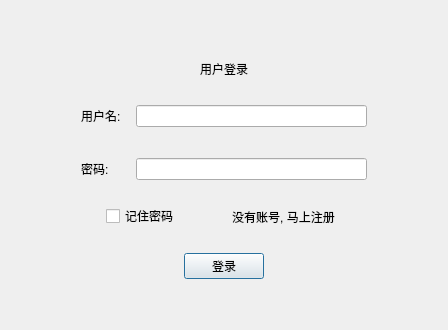
<?xml version="1.0" encoding="UTF-8"?>
<ui version="4.0">
 <class>Login</class>
 <widget class="QDialog" name="Login">
  <property name="geometry">
   <rect>
    <x>0</x>
    <y>0</y>
    <width>448</width>
    <height>330</height>
   </rect>
  </property>
  <property name="windowTitle">
   <string>Dialog</string>
  </property>
  <layout class="QVBoxLayout" name="verticalLayout">
   <item>
    <widget class="MyTitleBar" name="titleBar" native="true"/>
   </item>
   <item>
    <widget class="QStackedWidget" name="stackedWidget">
     <property name="currentIndex">
      <number>0</number>
     </property>
     <widget class="QWidget" name="loginPage">
      <layout class="QHBoxLayout" name="horizontalLayout_3">
       <item>
        <spacer name="horizontalSpacer_6">
         <property name="orientation">
          <enum>Qt::Horizontal</enum>
         </property>
         <property name="sizeHint" stdset="0">
          <size>
           <width>0</width>
           <height>20</height>
          </size>
         </property>
        </spacer>
       </item>
       <item>
        <widget class="QWidget" name="widget" native="true">
         <layout class="QVBoxLayout" name="verticalLayout_2">
          <item>
           <spacer name="verticalSpacer">
            <property name="orientation">
             <enum>Qt::Vertical</enum>
            </property>
            <property name="sizeHint" stdset="0">
             <size>
              <width>20</width>
              <height>40</height>
             </size>
            </property>
           </spacer>
          </item>
          <item>
           <spacer name="verticalSpacer_9">
            <property name="orientation">
             <enum>Qt::Vertical</enum>
            </property>
            <property name="sizeHint" stdset="0">
             <size>
              <width>20</width>
              <height>40</height>
             </size>
            </property>
           </spacer>
          </item>
          <item>
           <widget class="QLabel" name="loginTitle">
            <property name="text">
             <string>用户登录</string>
            </property>
            <property name="alignment">
             <set>Qt::AlignCenter</set>
            </property>
           </widget>
          </item>
          <item>
           <spacer name="verticalSpacer_8">
            <property name="orientation">
             <enum>Qt::Vertical</enum>
            </property>
            <property name="sizeHint" stdset="0">
             <size>
              <width>20</width>
              <height>40</height>
             </size>
            </property>
           </spacer>
          </item>
          <item>
           <widget class="QWidget" name="widget_5" native="true">
            <layout class="QGridLayout" name="gridLayout">
             <property name="horizontalSpacing">
              <number>0</number>
             </property>
             <item row="0" column="2">
              <widget class="QLineEdit" name="userName_login"/>
             </item>
             <item row="2" column="0">
              <widget class="QLabel" name="label_3">
               <property name="text">
                <string>密码:</string>
               </property>
              </widget>
             </item>
             <item row="2" column="2">
              <widget class="QLineEdit" name="passwd_login"/>
             </item>
             <item row="0" column="0">
              <widget class="QLabel" name="label_2">
               <property name="text">
                <string>用户名:</string>
               </property>
              </widget>
             </item>
             <item row="0" column="1">
              <spacer name="horizontalSpacer_10">
               <property name="orientation">
                <enum>Qt::Horizontal</enum>
               </property>
               <property name="sizeType">
                <enum>QSizePolicy::Fixed</enum>
               </property>
               <property name="sizeHint" stdset="0">
                <size>
                 <width>15</width>
                 <height>20</height>
                </size>
               </property>
              </spacer>
             </item>
             <item row="1" column="0">
              <spacer name="verticalSpacer_7">
               <property name="orientation">
                <enum>Qt::Vertical</enum>
               </property>
               <property name="sizeType">
                <enum>QSizePolicy::Fixed</enum>
               </property>
               <property name="sizeHint" stdset="0">
                <size>
                 <width>20</width>
                 <height>25</height>
                </size>
               </property>
              </spacer>
             </item>
            </layout>
           </widget>
          </item>
          <item>
           <widget class="QWidget" name="widget_2" native="true">
            <layout class="QHBoxLayout" name="horizontalLayout">
             <item>
              <spacer name="horizontalSpacer">
               <property name="orientation">
                <enum>Qt::Horizontal</enum>
               </property>
               <property name="sizeType">
                <enum>QSizePolicy::Fixed</enum>
               </property>
               <property name="sizeHint" stdset="0">
                <size>
                 <width>25</width>
                 <height>20</height>
                </size>
               </property>
              </spacer>
             </item>
             <item>
              <widget class="QCheckBox" name="rememberPwd">
               <property name="text">
                <string>记住密码</string>
               </property>
              </widget>
             </item>
             <item>
              <spacer name="horizontalSpacer_3">
               <property name="orientation">
                <enum>Qt::Horizontal</enum>
               </property>
               <property name="sizeHint" stdset="0">
                <size>
                 <width>40</width>
                 <height>20</height>
                </size>
               </property>
              </spacer>
             </item>
             <item>
              <widget class="QToolButton" name="regAccount">
               <property name="text">
                <string>没有账号, 马上注册</string>
               </property>
               <property name="autoRaise">
                <bool>true</bool>
               </property>
              </widget>
             </item>
             <item>
              <spacer name="horizontalSpacer_2">
               <property name="orientation">
                <enum>Qt::Horizontal</enum>
               </property>
               <property name="sizeType">
                <enum>QSizePolicy::Fixed</enum>
               </property>
               <property name="sizeHint" stdset="0">
                <size>
                 <width>25</width>
                 <height>20</height>
                </size>
               </property>
              </spacer>
             </item>
            </layout>
           </widget>
          </item>
          <item>
           <widget class="QWidget" name="widget_3" native="true">
            <layout class="QHBoxLayout" name="horizontalLayout_2">
             <item>
              <spacer name="horizontalSpacer_4">
               <property name="orientation">
                <enum>Qt::Horizontal</enum>
               </property>
               <property name="sizeHint" stdset="0">
                <size>
                 <width>40</width>
                 <height>20</height>
                </size>
               </property>
              </spacer>
             </item>
             <item>
              <widget class="QPushButton" name="loginButton">
               <property name="text">
                <string>登录</string>
               </property>
              </widget>
             </item>
             <item>
              <spacer name="horizontalSpacer_5">
               <property name="orientation">
                <enum>Qt::Horizontal</enum>
               </property>
               <property name="sizeHint" stdset="0">
                <size>
                 <width>40</width>
                 <height>20</height>
                </size>
               </property>
              </spacer>
             </item>
            </layout>
           </widget>
          </item>
          <item>
           <spacer name="verticalSpacer_2">
            <property name="orientation">
             <enum>Qt::Vertical</enum>
            </property>
            <property name="sizeHint" stdset="0">
             <size>
              <width>20</width>
              <height>40</height>
             </size>
            </property>
           </spacer>
          </item>
         </layout>
        </widget>
       </item>
       <item>
        <spacer name="horizontalSpacer_7">
         <property name="orientation">
          <enum>Qt::Horizontal</enum>
         </property>
         <property name="sizeHint" stdset="0">
          <size>
           <width>0</width>
           <height>20</height>
          </size>
         </property>
        </spacer>
       </item>
      </layout>
     </widget>
     <widget class="QWidget" name="regPage">
      <layout class="QHBoxLayout" name="horizontalLayout_6">
       <item>
        <spacer name="horizontalSpacer_14">
         <property name="orientation">
          <enum>Qt::Horizontal</enum>
         </property>
         <property name="sizeHint" stdset="0">
          <size>
           <width>40</width>
           <height>20</height>
          </size>
         </property>
        </spacer>
       </item>
       <item>
        <widget class="QWidget" name="widget_6" native="true">
         <property name="minimumSize">
          <size>
           <width>300</width>
           <height>0</height>
          </size>
         </property>
         <layout class="QVBoxLayout" name="verticalLayout_3">
          <item>
           <spacer name="verticalSpacer_3">
            <property name="orientation">
             <enum>Qt::Vertical</enum>
            </property>
            <property name="sizeHint" stdset="0">
             <size>
              <width>20</width>
              <height>40</height>
             </size>
            </property>
           </spacer>
          </item>
          <item>
           <widget class="QLabel" name="registerTitle">
            <property name="text">
             <string>用户注册</string>
            </property>
            <property name="alignment">
             <set>Qt::AlignCenter</set>
            </property>
           </widget>
          </item>
          <item>
           <widget class="QWidget" name="widget_7" native="true">
            <layout class="QGridLayout" name="gridLayout_2">
             <item row="0" column="0">
              <widget class="QLabel" name="label_5">
               <property name="text">
                <string>用户名:</string>
               </property>
              </widget>
             </item>
             <item row="3" column="0">
              <widget class="QLabel" name="label_8">
               <property name="text">
                <string>确认密码:</string>
               </property>
              </widget>
             </item>
             <item row="0" column="2">
              <widget class="QLineEdit" name="lineEdit_3"/>
             </item>
             <item row="2" column="0">
              <widget class="QLabel" name="label_6">
               <property name="text">
                <string>密码:</string>
               </property>
              </widget>
             </item>
             <item row="6" column="2">
              <widget class="QLineEdit" name="lineEdit_5"/>
             </item>
             <item row="2" column="2">
              <widget class="QLineEdit" name="lineEdit_4"/>
             </item>
             <item row="5" column="2">
              <widget class="QLineEdit" name="lineEdit_6"/>
             </item>
             <item row="3" column="2">
              <widget class="QLineEdit" name="lineEdit_8"/>
             </item>
             <item row="1" column="0">
              <widget class="QLabel" name="label_10">
               <property name="text">
                <string>昵称:</string>
               </property>
              </widget>
             </item>
             <item row="6" column="0">
              <widget class="QLabel" name="label_7">
               <property name="text">
                <string>邮箱:</string>
               </property>
              </widget>
             </item>
             <item row="5" column="0">
              <widget class="QLabel" name="label_9">
               <property name="text">
                <string>电话:</string>
               </property>
              </widget>
             </item>
             <item row="1" column="2">
              <widget class="QLineEdit" name="lineEdit_7"/>
             </item>
             <item row="0" column="1">
              <spacer name="horizontalSpacer_11">
               <property name="orientation">
                <enum>Qt::Horizontal</enum>
               </property>
               <property name="sizeType">
                <enum>QSizePolicy::Fixed</enum>
               </property>
               <property name="sizeHint" stdset="0">
                <size>
                 <width>15</width>
                 <height>20</height>
                </size>
               </property>
              </spacer>
             </item>
            </layout>
           </widget>
          </item>
          <item>
           <widget class="QWidget" name="widget_9" native="true">
            <layout class="QHBoxLayout" name="horizontalLayout_5">
             <item>
              <spacer name="horizontalSpacer_12">
               <property name="orientation">
                <enum>Qt::Horizontal</enum>
               </property>
               <property name="sizeHint" stdset="0">
                <size>
                 <width>40</width>
                 <height>20</height>
                </size>
               </property>
              </spacer>
             </item>
             <item>
              <widget class="QPushButton" name="registreBtn">
               <property name="text">
                <string>注册</string>
               </property>
              </widget>
             </item>
             <item>
              <spacer name="horizontalSpacer_13">
               <property name="orientation">
                <enum>Qt::Horizontal</enum>
               </property>
               <property name="sizeHint" stdset="0">
                <size>
                 <width>40</width>
                 <height>20</height>
                </size>
               </property>
              </spacer>
             </item>
            </layout>
           </widget>
          </item>
          <item>
           <spacer name="verticalSpacer_4">
            <property name="orientation">
             <enum>Qt::Vertical</enum>
            </property>
            <property name="sizeHint" stdset="0">
             <size>
              <width>20</width>
              <height>40</height>
             </size>
            </property>
           </spacer>
          </item>
         </layout>
        </widget>
       </item>
       <item>
        <spacer name="horizontalSpacer_8">
         <property name="orientation">
          <enum>Qt::Horizontal</enum>
         </property>
         <property name="sizeHint" stdset="0">
          <size>
           <width>39</width>
           <height>20</height>
          </size>
         </property>
        </spacer>
       </item>
      </layout>
     </widget>
     <widget class="QWidget" name="netSetPage">
      <layout class="QHBoxLayout" name="horizontalLayout_8">
       <item>
        <spacer name="horizontalSpacer_18">
         <property name="orientation">
          <enum>Qt::Horizontal</enum>
         </property>
         <property name="sizeHint" stdset="0">
          <size>
           <width>31</width>
           <height>20</height>
          </size>
         </property>
        </spacer>
       </item>
       <item>
        <widget class="QWidget" name="widget_8" native="true">
         <property name="minimumSize">
          <size>
           <width>300</width>
           <height>0</height>
          </size>
         </property>
         <layout class="QVBoxLayout" name="verticalLayout_4">
          <item>
           <spacer name="verticalSpacer_5">
            <property name="orientation">
             <enum>Qt::Vertical</enum>
            </property>
            <property name="sizeHint" stdset="0">
             <size>
              <width>20</width>
              <height>40</height>
             </size>
            </property>
           </spacer>
          </item>
          <item>
           <widget class="QLabel" name="serverSetTitle">
            <property name="text">
             <string>服务器设置</string>
            </property>
            <property name="alignment">
             <set>Qt::AlignCenter</set>
            </property>
           </widget>
          </item>
          <item>
           <spacer name="verticalSpacer_10">
            <property name="orientation">
             <enum>Qt::Vertical</enum>
            </property>
            <property name="sizeHint" stdset="0">
             <size>
              <width>20</width>
              <height>40</height>
             </size>
            </property>
           </spacer>
          </item>
          <item>
           <widget class="QWidget" name="widget_10" native="true">
            <layout class="QGridLayout" name="gridLayout_3">
             <item row="0" column="0">
              <widget class="QLabel" name="label_12">
               <property name="text">
                <string>服务器IP:</string>
               </property>
              </widget>
             </item>
             <item row="2" column="1">
              <widget class="QLineEdit" name="lineEdit_10"/>
             </item>
             <item row="0" column="1">
              <widget class="QLineEdit" name="lineEdit_9"/>
             </item>
             <item row="2" column="0">
              <widget class="QLabel" name="label_13">
               <property name="text">
                <string>服务器端口:</string>
               </property>
              </widget>
             </item>
             <item row="1" column="0">
              <spacer name="verticalSpacer_11">
               <property name="orientation">
                <enum>Qt::Vertical</enum>
               </property>
               <property name="sizeHint" stdset="0">
                <size>
                 <width>20</width>
                 <height>25</height>
                </size>
               </property>
              </spacer>
             </item>
            </layout>
           </widget>
          </item>
          <item>
           <widget class="QWidget" name="widget_12" native="true">
            <layout class="QHBoxLayout" name="horizontalLayout_7">
             <item>
              <spacer name="horizontalSpacer_16">
               <property name="orientation">
                <enum>Qt::Horizontal</enum>
               </property>
               <property name="sizeHint" stdset="0">
                <size>
                 <width>40</width>
                 <height>20</height>
                </size>
               </property>
              </spacer>
             </item>
             <item>
              <widget class="QPushButton" name="setOkBtn">
               <property name="text">
                <string>确定</string>
               </property>
              </widget>
             </item>
             <item>
              <spacer name="horizontalSpacer_17">
               <property name="orientation">
                <enum>Qt::Horizontal</enum>
               </property>
               <property name="sizeHint" stdset="0">
                <size>
                 <width>40</width>
                 <height>20</height>
                </size>
               </property>
              </spacer>
             </item>
            </layout>
           </widget>
          </item>
          <item>
           <spacer name="verticalSpacer_6">
            <property name="orientation">
             <enum>Qt::Vertical</enum>
            </property>
            <property name="sizeHint" stdset="0">
             <size>
              <width>20</width>
              <height>40</height>
             </size>
            </property>
           </spacer>
          </item>
         </layout>
        </widget>
       </item>
       <item>
        <spacer name="horizontalSpacer_9">
         <property name="orientation">
          <enum>Qt::Horizontal</enum>
         </property>
         <property name="sizeHint" stdset="0">
          <size>
           <width>30</width>
           <height>20</height>
          </size>
         </property>
        </spacer>
       </item>
      </layout>
     </widget>
    </widget>
   </item>
  </layout>
 </widget>
 <customwidgets>
  <customwidget>
   <class>MyTitleBar</class>
   <extends>QWidget</extends>
   <header>mytitlebar.h</header>
   <container>1</container>
  </customwidget>
 </customwidgets>
 <resources/>
 <connections/>
</ui>
